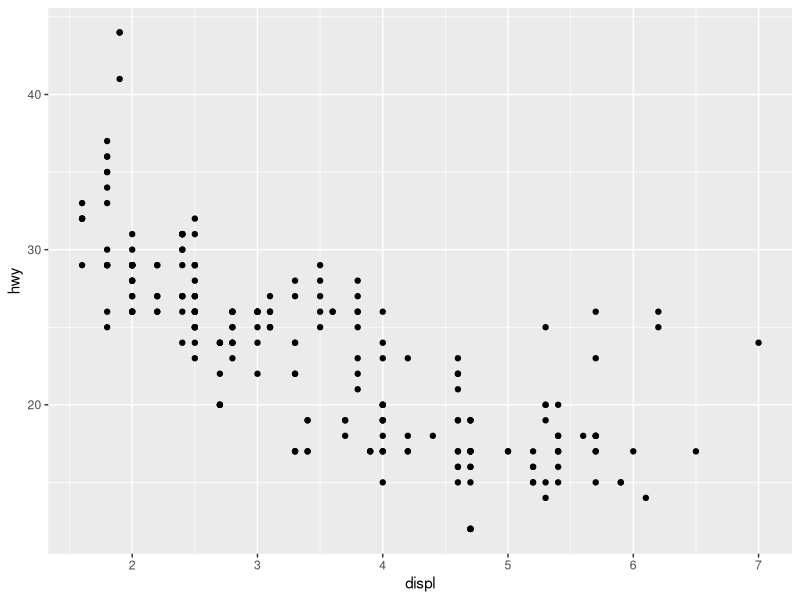
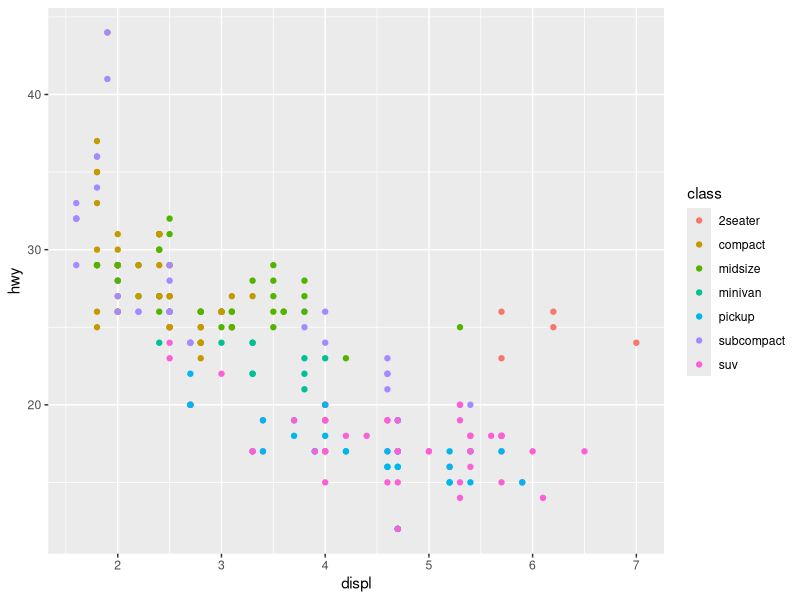
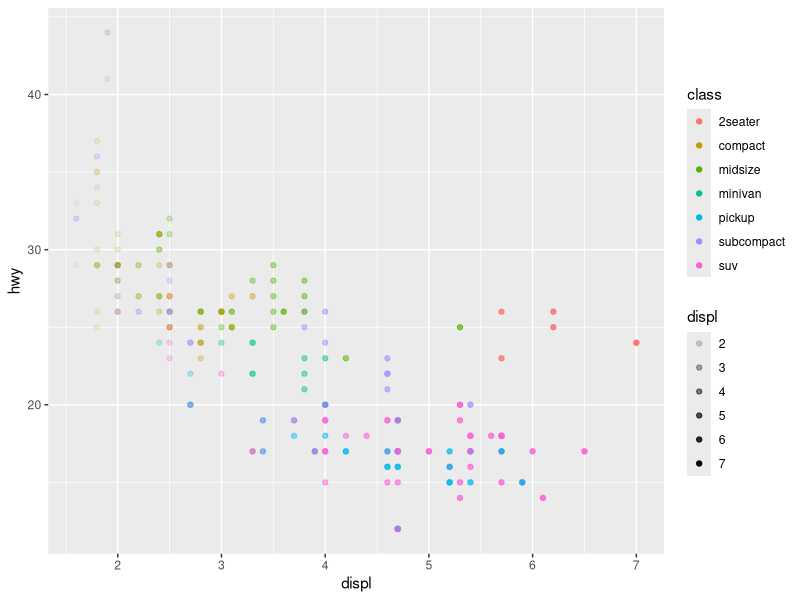
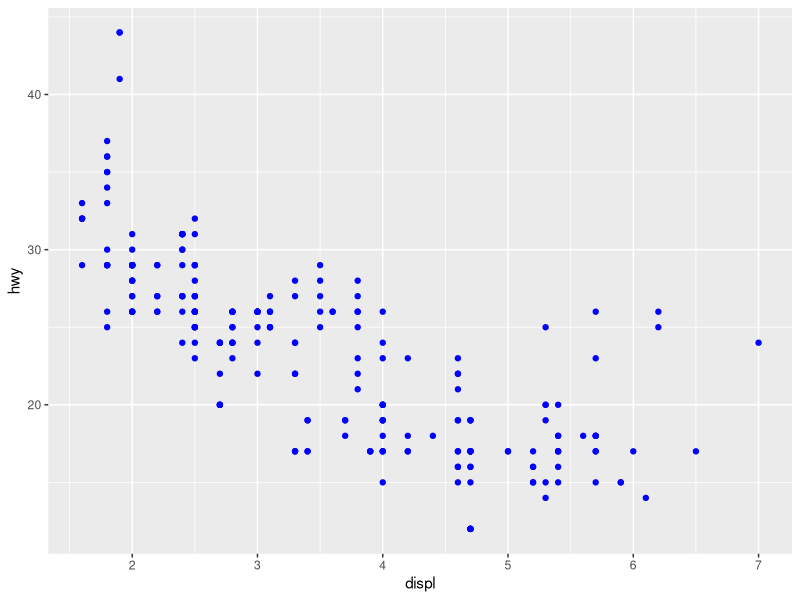
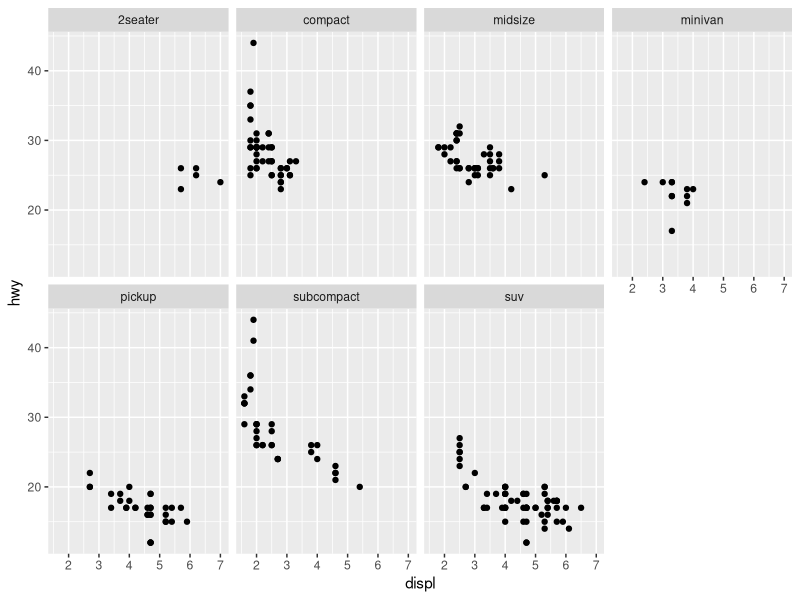
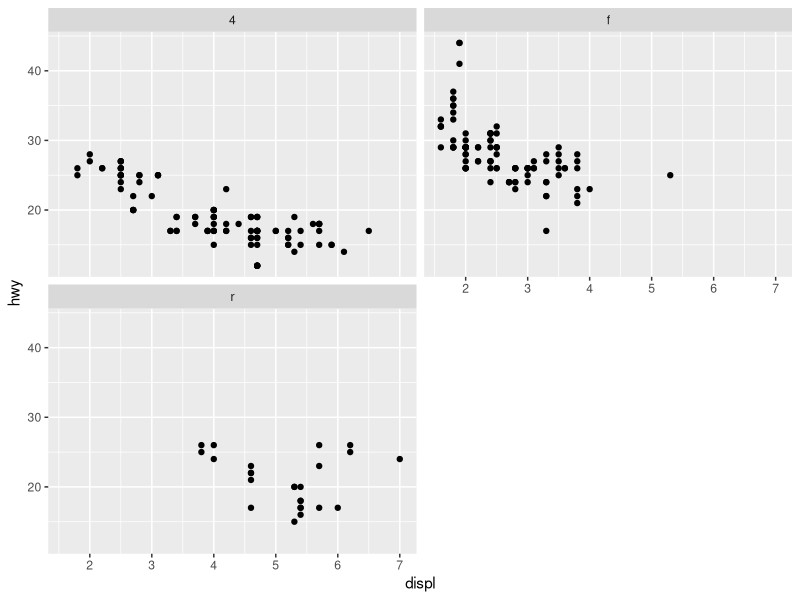
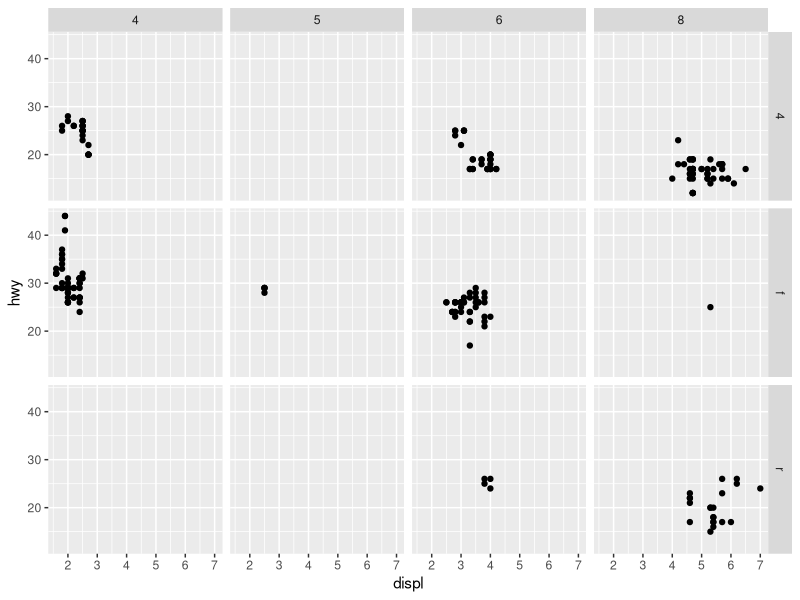
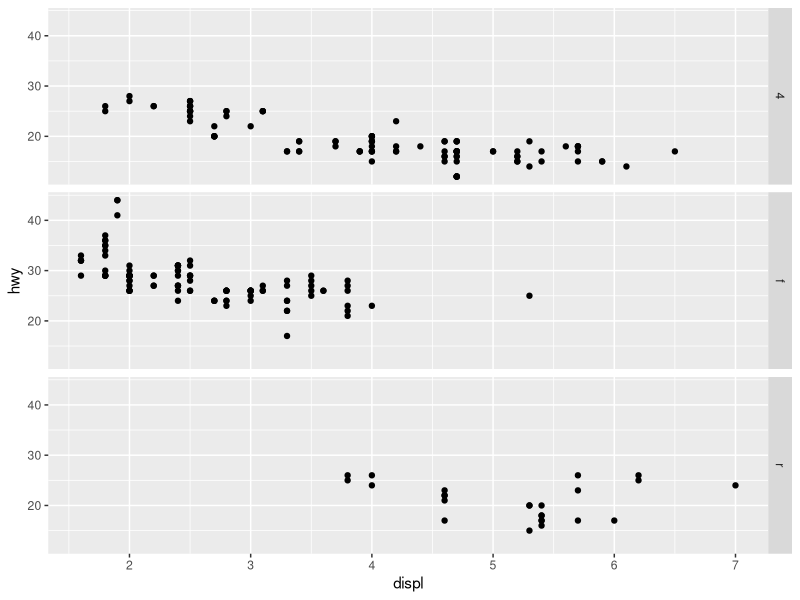

R code for these plots, in order:
# Code lessons from: 
# R for Data Science
# By Hadley Wickham & Garrett Grolemund

# Chapter 1: Data Visualization with ggplot2

# Started Dec. 14, 2018
# By Roxanne Ready

# Load packages
library(tidyverse)

##########################################
## Inspect the pre-built mpg data frame ##
##########################################

mpg
View(mpg)
# 11 variables
# 234 rows

?mpg
# city/hwy = mpg on city/hwy roads
# cyl = num cylinders
# displ = engine size in liters
# fl = fuel type
# drv= front/rear/4 wheel drive

t <- summary(mpg)
View(t)
# 1999-2008
# avg mpg city: 16.86
# avg mpg hwy: 23.44

####################
## Begin plotting ##
####################

# Create first plot
ggplot(data=mpg) +
  geom_point(mapping=aes(x=displ, y=hwy))

###############
## TEMPLATES ##
###############

# Template for basic plot creation
# ggplot(data = <DATA>) +
#   <GEOM_FUNCTION>(mapping = aes(<XY_MAPPINGS>, <OTHER_MAPPINGS>), <MANUAL_AESTHETICS>)

# Updated template for plot creation (<<>> indicates required parameter)
# ggplot(data = <<DATA>>) +
#   <<GEOM_FUNCTION>>(
#     mapping = aes(<<XY_MAPPINGS>>, <OTHER_MAPPINGS>),
#     stat = <STAT>,
#     position = <POSITION>
#     ) +
#   <COORDINATE_FUNCTION> +
#   <FACET_FUNCTION>

######################
## Aesthetic levels ##
######################

# scaling by color for class
ggplot(data=mpg) +
  geom_point(mapping=aes(x=displ, y=hwy, color=class))

# Other scaling options:
#size
#shape (maximum of 6)
#alpha (transparency)

# scaling by two levels
ggplot(data=mpg) +
  geom_point(mapping=aes(x=displ, y=hwy, color=class, alpha=displ))

# setting the color manually
ggplot(data=mpg) +
  geom_point(mapping=aes(x=displ, y=hwy), color="blue")

# Aesthetic manual settings:
#color as a string or #RRGGBB
#size in mm
#shape as a number

# Investigating geom_point aesthetics
?geom_point
vignette("ggplot2-specs")

# Facets break the plot into multiple plots by chosen variables
ggplot(data=mpg) +
  geom_point(mapping=aes(x=displ, y=hwy)) +
  facet_wrap(~ class, nrow=2)

ggplot(data=mpg) +
  geom_point(mapping=aes(x=displ, y=hwy)) +
  facet_wrap(~ drv, nrow=2)

ggplot(data=mpg) +
  geom_point(mapping=aes(x=displ, y=hwy)) +
  facet_grid(drv ~ cyl)

ggplot(data=mpg) +
  geom_point(mapping=aes(x=displ, y=hwy)) +
  facet_grid(drv ~ .)

?facet_wrap

# Multiple geoms in a single plot
# with duplication
ggplot(data=mpg) +
  geom_point(mapping = aes(x=displ, y=hwy)) +
  geom_smooth(mapping = aes(x=displ, y=hwy))

# redundancy removed
ggplot(data=mpg, mapping = aes(x=displ, y=hwy)) +
  geom_point() + 
  geom_smooth()

# overwrite added to one geom
ggplot(data=mpg, mapping = aes(x=displ, y=hwy)) +
  geom_point(mapping = aes(color=class)) + 
  geom_smooth()

# filter added to one geom
ggplot(data=mpg, mapping = aes(x=displ, y=hwy)) +
  geom_point(mapping = aes(color=class)) + 
  geom_smooth(
    data=filter(mpg,class=="subcompact"),
    se=FALSE
  )

###############################################
## Inspect the pre-built diamonds data frame ##
###############################################

diamonds
View(diamonds)
# 10 variables
# 53,930 rows

?diamonds
# price - price in US dollars (\$326–\$18,823)
# carat - weight of the diamond (0.2–5.01)
# cut - quality of the cut (Fair, Good, Very Good, Premium, Ideal)
# color - diamond colour, from J (worst) to D (best)
# clarity - a measurement of how clear the diamond is (I1 (worst), SI2, SI1, VS2, VS1, VVS2, VVS1, IF (best))
# x - length in mm (0–10.74)
# y - width in mm (0–58.9)
# z - depth in mm (0–31.8)
# depth - total depth percentage = z / mean(x, y) = 2 * z / (x + y) (43–79)
# table - width of top of diamond relative to widest point (43–95)

t <- summary(diamonds)
View(t)
# price: $326 - $18,823, avg $3,933
# carat: .2 - 5.01, avg .8

#################################
## Statistical Transformations ##
#################################

# Bar plot
ggplot(data=diamonds) +
  geom_bar(mapping=aes(x=cut))

# Under the hood, geom_bar transforms the data using stat_count() and outputs those values as the y axis
# The below returns the same as the above
ggplot(data=diamonds) +
  stat_count(mapping=aes(x=cut))

# Every geom has a default stat, 
# and every stat has a default geom.

# Override default stat for geom_bar with a different y value (functional code, but meaningless output)
ggplot(data=diamonds) +
  geom_bar(mapping=aes(x=cut, y=carat), stat="identity")

# Override deafult geom_bar stat with proportion instead of count
ggplot(data=diamonds) +
  geom_bar(mapping=aes(x=cut, y=..prop.., group=1))

# Compute a summary plot showing max, min and average values within each category
ggplot(data=diamonds) +
  stat_summary(
    mapping = aes(x=cut, y=depth),
    fun.ymin = min,
    fun.ymax = max,
    fun.y = median
  )

########################
## Color and Position ##
########################

# Color the bars by type
ggplot(data=diamonds) +
  geom_bar(mapping=aes(x=cut, fill=cut))

# Stack the bars by a third variable
ggplot(data=diamonds) +
  geom_bar(mapping=aes(x=cut, fill=clarity))

# POSITION: IDENTITY
# View the bars as transparent overlaps (working code but more useful for points than bar geoms)
ggplot(data=diamonds,
       mapping=aes(x=cut, fill=clarity)) +
  geom_bar(alpha=1/5, position = "identity")

# View the bars as overlapping outlines (even less useful than the above for bar geoms)
ggplot(data=diamonds,
       mapping=aes(x=cut, color=clarity)) +
  geom_bar(fill=NA, position = "identity")

# POSITION: FILL
# Equalize the bar heights to compare proportion
ggplot(data=diamonds) +
  geom_bar(mapping=aes(x=cut, fill=clarity),
           position="fill")

# POSITION: DODGE
# Place the bars for each type beside each other
ggplot(data=diamonds) +
  geom_bar(mapping=aes(x=cut, fill=clarity),
           position="dodge")

# POSITION: JITTER
# Spread the dots on a scatterplot apart slightly to see when there are a number of them in one place
ggplot(data=mpg) +
  geom_point(mapping=aes(x=displ, y=hwy),
           position="jitter")

# geom_jitter accomplishes the same thing:
ggplot(data=mpg) +
  geom_jitter(mapping=aes(x=displ, y=hwy))

########################
## Coordinate Systems ##
########################

# Flip the x and y axes (especially useful for long labels)
ggplot(data=mpg, mapping=aes(x=class, y=hwy)) +
  geom_boxplot() +
  coord_flip()

# Coxcomb (proportional pizza) chart
ggplot(data=diamonds) + 
  geom_bar(
    mapping=aes(x=cut, fill=cut),
    show.legend = FALSE,
    width=1
  ) +
  theme(aspect.ratio=1) +
  labs(x=NULL, y=NULL) +
  coord_flip() +
  coord_polar()

